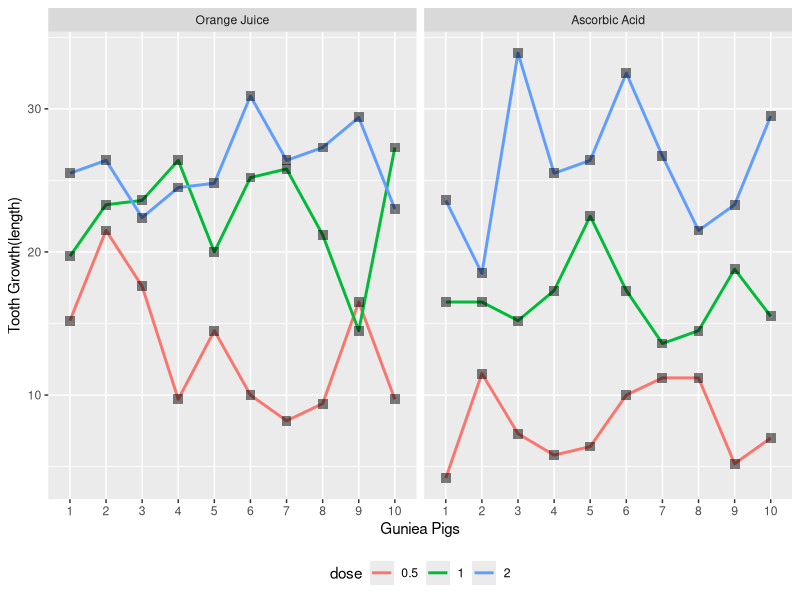

Here is the R script that generated this plot:
## ---- chunk 1
knitr::opts_chunk$set(fig.path='Figs/',
                      warning=FALSE, message=FALSE)
## ---- chunk 2
K <- ToothGrowth
K$GunieaPigs <- rep(1:10, 6)
K$dose <- as.factor(K$dose)
levels(K$supp) <- c("Orange Juice", "Ascorbic Acid")
library(ggplot2)
g <- ggplot(K, aes(x = factor(GunieaPigs), y = len, group = factor(dose)), )
g <- g + geom_line(size = 1, aes(colour = dose)) + facet_grid(.~supp) 
g <- g + geom_point(size =3, pch = 15, fill = "brown", alpha = .5)
g + theme(legend.position = "bottom") + labs(x = "Guniea Pigs", y = "Tooth Growth(length)")

## ---- chunk 3
library(dplyr)
TG <- summarise(group_by(ToothGrowth, supp, dose), mean(len))
levels(TG$supp) <- c("Orange Juice", "Ascorbic Acid")
colnames(TG) <- c("Delivery Method", "Dose Level", "Avg ToothGrowth")
library(knitr)
kable(TG)
## ---- chunk 4
VC <- ToothGrowth$len[1:30]
OJ <- ToothGrowth$len[31:60]
t.test(OJ, VC, alternative = "greater",paired = TRUE, var.equal = FALSE)
## ---- chunk 5
VC2mg <- ToothGrowth$len[21:30]
OJ2mg <- ToothGrowth$len[51:60]
t.test(VC2mg, OJ2mg, paired = TRUE, var.equal = TRUE)
## ---- chunk 6
OJ1mg <- ToothGrowth$len[41:50]
OJ2mg <- ToothGrowth$len[51:60]
t.test(OJ2mg, OJ1mg, alternative = "greater", paired = TRUE, var.equal = TRUE)
